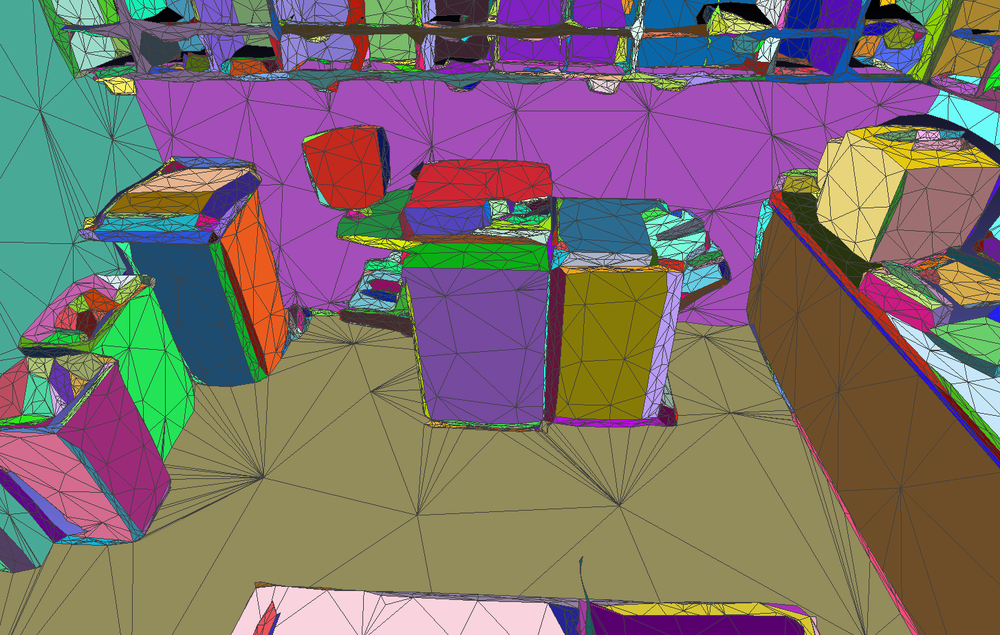
//> input picture models/copyroom/planes.png, 1000 x 635 px, shrunk from 1454 x 924 before the run
$ ./main ../../models/copyroom/copyroom_all-original-clusters3000-inner0.0002-border0.05-clean-opt-mesh-opt-texture1.png 3 3 ../../models/copyroom/planes.png ../../models/copyroom/planes.png 3   (built with g++ and OpenCV 4)
//> lines starting //> are read from the running program, lines starting //| are printed output that depends on the picture
### plane-opt/blur_estimation/blur_estimation.h
/*!
    This code is the implementation of this paper:

    "The Blur Effect: Perception and Estimation with a New No-Reference Perceptual Blur Metric", Crete, et al.

    This code refers to an online code repository:
    https://github.com/tianshanfz/blur-estimation

    The difference is that this code re-implements most functions using OpenCV matrix operations instead of
    loops in the original code. This is neater and faster. You can set 'flag_matrix_method = false' to switch
    back to the original code.
*/

#ifndef BLUR_ESTIMATION_H
#define BLUR_ESTIMATION_H

#include <iostream>
#include <opencv2/highgui/highgui.hpp>
#include <opencv2/imgproc/imgproc.hpp>

class BlurEstimation
{
public:
    BlurEstimation(const cv::Mat &input);
    ~BlurEstimation() {}

    float estimate();  // return measure of  bluriness of input, 0<=ret<=1 , higher ret means more bluriness

private:
    void blur();
    void calDifferenceVer(const cv::Mat &origin, cv::Mat &d_ver);
    void calDifferenceHor(const cv::Mat &origin, cv::Mat &d_hor);
    void calV(const cv::Mat &m1, const cv::Mat &m2, cv::Mat &_Vver);
    float sumofCoefficient(cv::Mat &d_input);
    float estimationFinal(float s_Vver, float s_Vhor, float s_Fver, float s_Fhor);

private:
    cv::Mat _F;
    cv::Mat _Bver;
    cv::Mat _Bhor;

    bool flag_matrix_method = true; // faster and neater
};

#endif  // BLUR_ESTIMATION_H

### plane-opt/blur_estimation/blur_estimation.cpp
#include "blur_estimation.h"

BlurEstimation::BlurEstimation(const cv::Mat &input)
{
    cv::Mat gray;
    cv::cvtColor(input, gray, CV_RGB2GRAY);
    gray.convertTo(_F, CV_32F);
    blur();  // F->Bver,Bhor
}

void BlurEstimation::blur()
{
    float k[9] = {1.f / 9, 1.f / 9, 1.f / 9, 1.f / 9, 1.f / 9, 1.f / 9, 1.f / 9, 1.f / 9, 1.f / 9};
    cv::Mat Km = cv::Mat(1, 9, CV_32F, k);
    cv::Mat B_ver, B_hor;

    cv::filter2D(_F, _Bver, _F.depth(), Km, cv::Point(-1, -1));      // apply filter per row
    cv::filter2D(_F, _Bhor, _F.depth(), Km.t(), cv::Point(-1, -1));  // apply filter per column
}

float BlurEstimation::estimate()
{
    cv::Mat d_Bver, d_Bhor, d_Fver, d_Fhor;
    cv::Mat Vver, Vhor;

    calDifferenceVer(_F, d_Fver);
    calDifferenceHor(_F, d_Fhor);
    calDifferenceVer(_Bver, d_Bver);
    calDifferenceHor(_Bhor, d_Bhor);

    calV(d_Fver, d_Bver, Vver);
    calV(d_Fhor, d_Bhor, Vhor);

    float s_Fver = sumofCoefficient(d_Fver);
    float s_Fhor = sumofCoefficient(d_Fhor);
    float s_Vver = sumofCoefficient(Vver);
    float s_Vhor = sumofCoefficient(Vhor);
    return estimationFinal(s_Vver, s_Vhor, s_Fver, s_Fhor);
}

float BlurEstimation::estimationFinal(float s_Vver, float s_Vhor, float s_Fver, float s_Fhor)
{
    float b_Fver = (s_Fver - s_Vver) / s_Fver;
    float b_Fhor = (s_Fhor - s_Vhor) / s_Fhor;
    return std::max(b_Fver, b_Fhor);
}

float BlurEstimation::sumofCoefficient(cv::Mat &d_input)
{
    int rows = d_input.rows;
    int cols = d_input.cols;
    if (flag_matrix_method)
    {
        // Matrix method.
        // NOTE: cv::sum() uses double instead of float by default.
        return cv::sum(d_input(cv::Rect(1, 1, cols - 1, rows - 1)))[0];
    }
    else
    {
        // Loop method. Feels like it's better to use a double variable instead of float to store the sum.
        double ret = 0;
        for (int row = 1; row < rows; row++)
            for (int col = 1; col < cols; col++)
                ret += double(d_input.at<float>(row, col));
        return float(ret);
    }
}

//!
void BlurEstimation::calV(const cv::Mat &m1, const cv::Mat &m2, cv::Mat &output)
{
    if (flag_matrix_method)
    {
        // Matrix method
        // NOTE: this code is not exactly the same as the loop method where the first row and column are
        // not updated. However, the first row and column is actually never used later, so this code still works.
        output = m1.clone();
        output = cv::max(m1 - m2, 0.0);
    }
    else
    {
        // Loop method
        output = m1.clone();
        int rows = output.rows;
        int cols = output.cols;
        for (int row = 1; row < rows; row++)
            for (int col = 1; col < cols; col++)
                output.at<float>(row, col) = std::max(0.0f, m1.at<float>(row, col) - m2.at<float>(row, col));
    }
}

//! Variation in horizontal (row) direction
void BlurEstimation::calDifferenceHor(const cv::Mat &input, cv::Mat &output)
{
    int rows = input.rows;
    int cols = input.cols;
    if (flag_matrix_method)
    {
        // Matrix method
        output = cv::Mat::zeros(input.size(), input.type());
        input(cv::Rect(0, 0, cols, rows - 1)).copyTo(output(cv::Rect(0, 1, cols, rows - 1)));
        cv::absdiff(input, output, output);
    }
    else
    {
        // Loop method
        output = input.clone();
        for (int col = 0; col < cols; col++)
            for (int row = 1; row < rows; row++)
                output.at<float>(row, col) = abs(input.at<float>(row, col) - input.at<float>(row - 1, col));
    }
}

//! Variation in vertical (column) direction
void BlurEstimation::calDifferenceVer(const cv::Mat &input, cv::Mat &output)
{
    int rows = input.rows;
    int cols = input.cols;
    if (flag_matrix_method)
    {
        // Matrix method
        output = cv::Mat::zeros(input.size(), input.type());
        input(cv::Rect(0, 0, cols - 1, rows)).copyTo(output(cv::Rect(1, 0, cols - 1, rows)));
        cv::absdiff(input, output, output);
    }
    else
    {
        // Loop method
        output = input.clone();
        for (int row = 0; row < rows; row++)
            for (int col = 1; col < cols; col++)
                output.at<float>(row, col) = abs(input.at<float>(row, col) - input.at<float>(row, col - 1));
    }
}

### plane-opt/blur_estimation/main.cpp
#include <iostream>
#include <string>
#include "blur_estimation.h"
#include "../common/tools.h"
#include <chrono>
#include <map>
#include <fstream>

using namespace std;

int main(int argc, char** argv)
{
    if (argc != 4 && argc != 7)
    {
        PRINT_RED("Usage: image_blur image_path start_frame end_frame [filename_prefix filename_suffix index_digit_number]");
        cout << "Default image filename for a frame (such as frame 1) will be like 'frame-000001.color.jpg'." << endl;
        cout << "If with input prefix, suffix and frame index digit number, the filename for frame 1 will be 'filename_prefix' "
                "+ '0001' (digit number is 4 here) + 'filename_suffix'. If index digit number is 0, then there will be no zeros"
                " padded before frame index." << endl;
        return -1;
    }
    string image_path(argv[1]);
    if (image_path.back() != '/' && image_path.back() != '\\')
        image_path += "/";

    int start_fidx = atoi(argv[2]), end_fidx = atoi(argv[3]);
    string filename_prefix("frame-"), filename_suffix(".color.jpg");
    int digit_number = 6;
    if (argc == 7)
    {
        filename_prefix = string(argv[4]);
        filename_suffix = string(argv[5]);
        digit_number = atoi(argv[6]);
    }

    PRINT_GREEN("Computing image blurriness for frames ... ");
//> (this line was passed over: PRINT_GREEN is not available in this run)
    float progress = 0.0;  // for printing a progress bar
    int frame_num = end_fidx - start_fidx + 1;
    const int kStep = (frame_num < 100) ? 1 : (frame_num / 100);
    auto start = std::chrono::steady_clock::now();
    map<int, float> blurriness;
    for (int fidx = start_fidx; fidx <= end_fidx; ++fidx)
    {
        int current_frame = fidx - start_fidx;
		if (current_frame % kStep == 0 || fidx == end_fidx)
		{
			progress = (fidx == end_fidx) ? 1.0f : static_cast<float>(current_frame) / frame_num;
			printProgressBar(progress);
//> (this line was passed over: printProgressBar is not available in this run)
		}

        string str_fidx = std::to_string(fidx);
        string str_fidx_padded = string(digit_number - str_fidx.length(), '0') + str_fidx;
        string filename = image_path + filename_prefix + str_fidx_padded + filename_suffix;
        cv::Mat img = cv::imread(filename);
//> img is the input picture: 635 rows x 1000 cols, CV_8UC3; mean B, G, R 108.3, 110.6, 124.9
        if (!img.data)
        {
            PRINT_RED("ERROR: cannot read image file %s", filename.c_str());
            return -1;
        }
        BlurEstimation blur_est(img);
//> in BlurEstimation, `cv::cvtColor(input, gray, CV_RGB2GRAY);`:
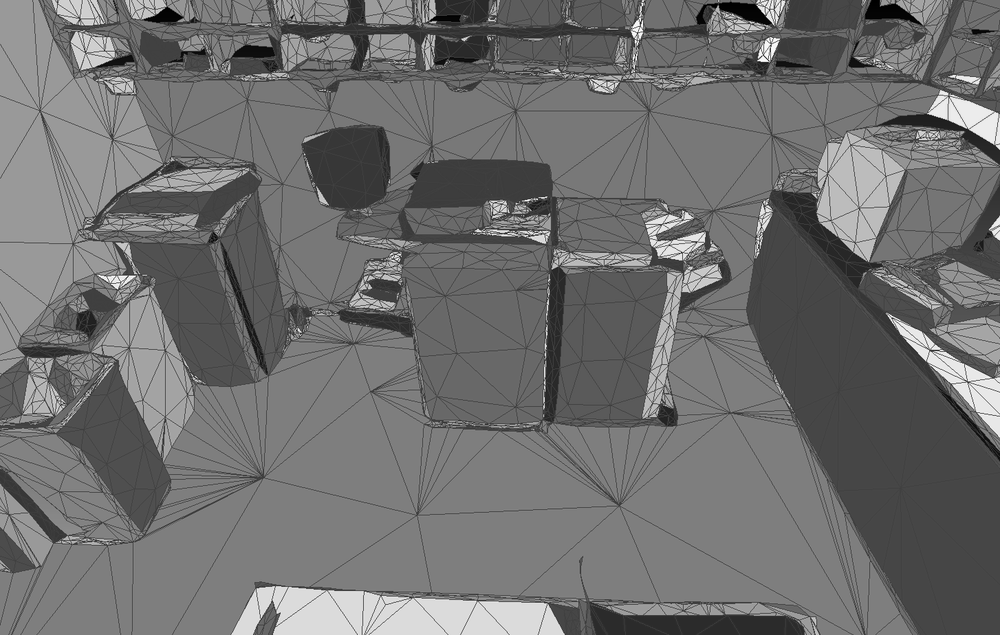
//> gray: 635 rows x 1000 cols, CV_8UC1; min 0, max 255, mean 111.5
//> in blur, `cv::filter2D(_F, _Bhor, _F.depth(), Km.t(), cv::Point(-1, -1));`:
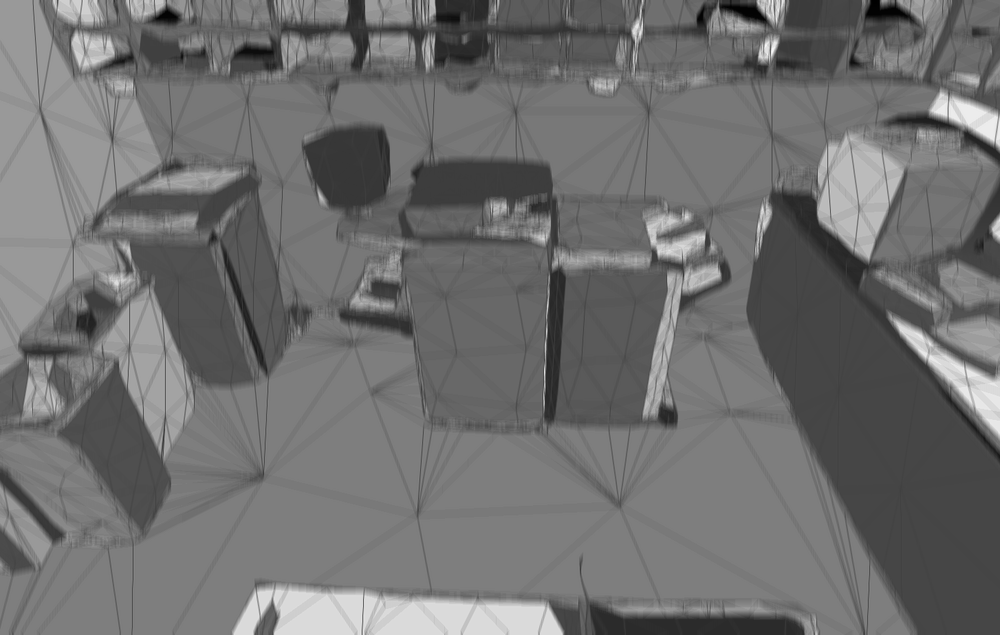
//> _Bhor: 635 rows x 1000 cols, CV_32FC1; min 0, max 249.3, mean 111.5
        blurriness[fidx] = blur_est.estimate();
//> in calDifferenceVer, `cv::absdiff(input, output, output);`:
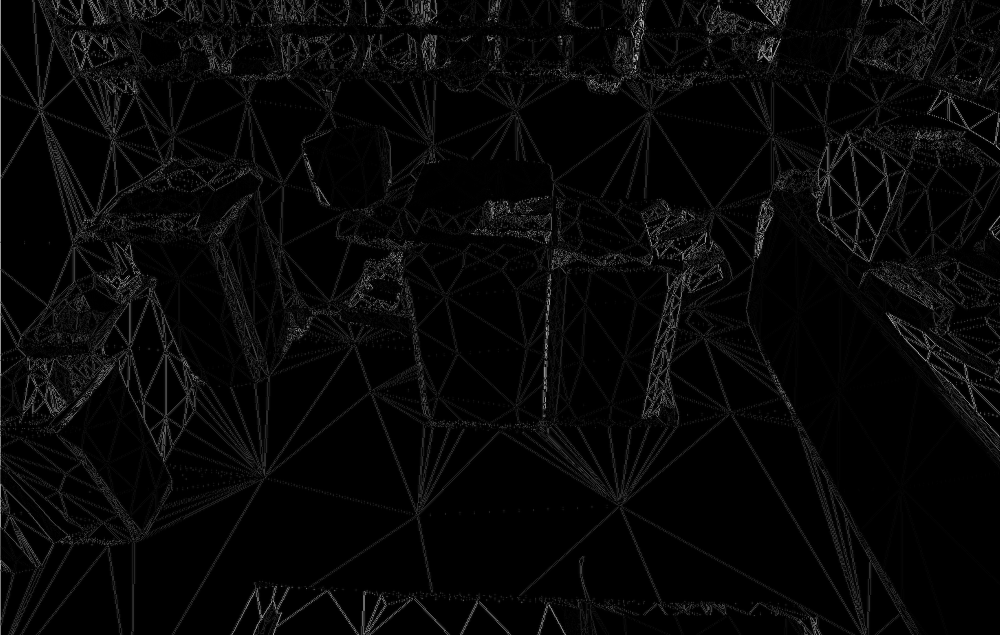
//> output: 635 rows x 1000 cols, CV_32FC1; min 0, max 214, mean 7.5
//> in calDifferenceHor, `input(cv::Rect(0, 0, cols, rows - 1)).copyTo(output(cv::Rect(0, 1, col..`:
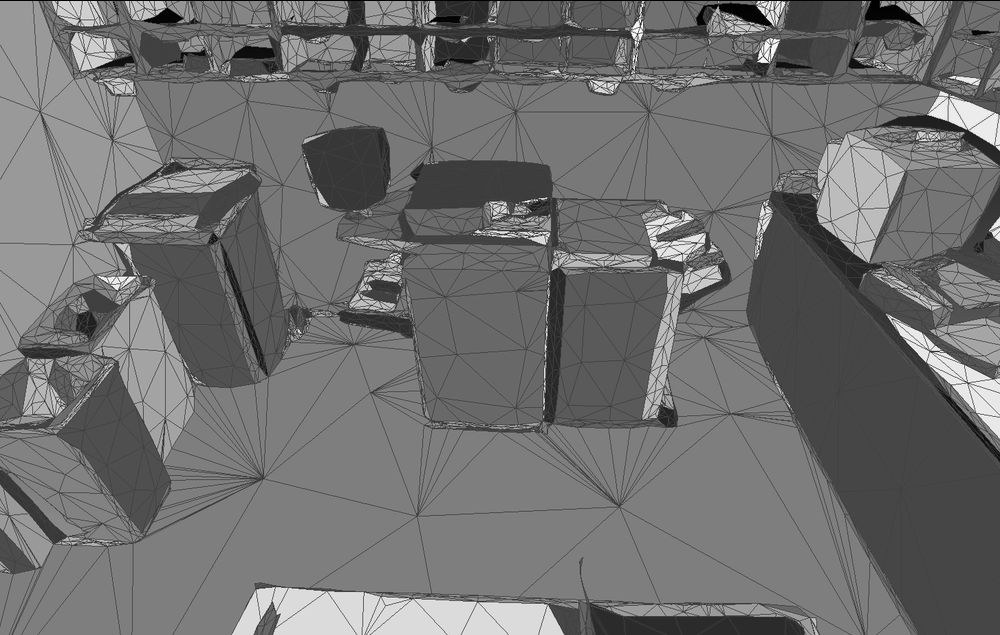
//> output: 635 rows x 1000 cols, CV_32FC1; min 0, max 255, mean 111.3
//> in calDifferenceHor, `cv::absdiff(input, output, output);`:
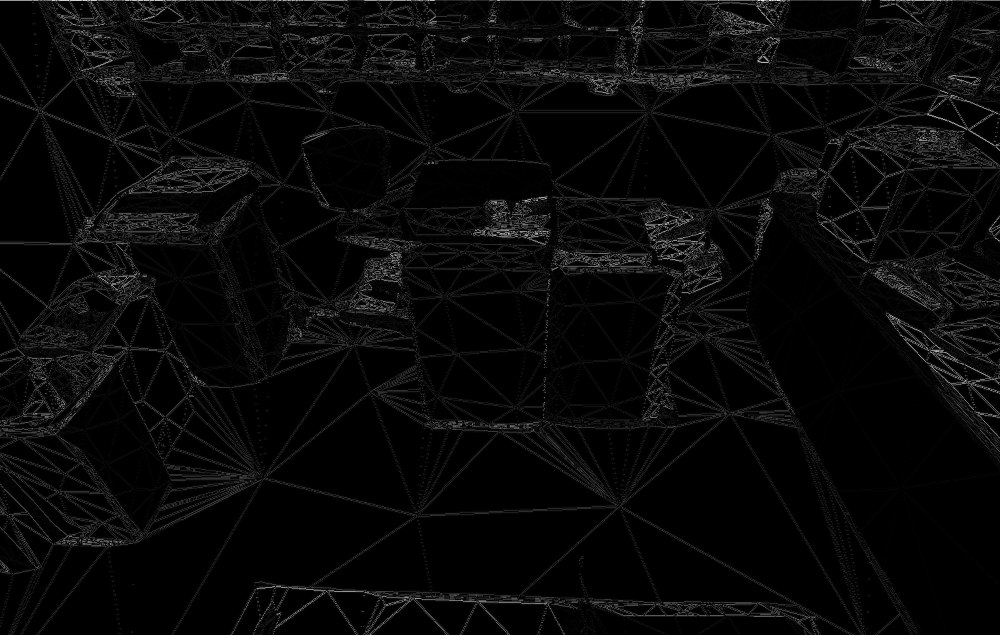
//> output: 635 rows x 1000 cols, CV_32FC1; min 0, max 245, mean 8.6
//> in calDifferenceVer (call 2), `cv::absdiff(input, output, output);`:
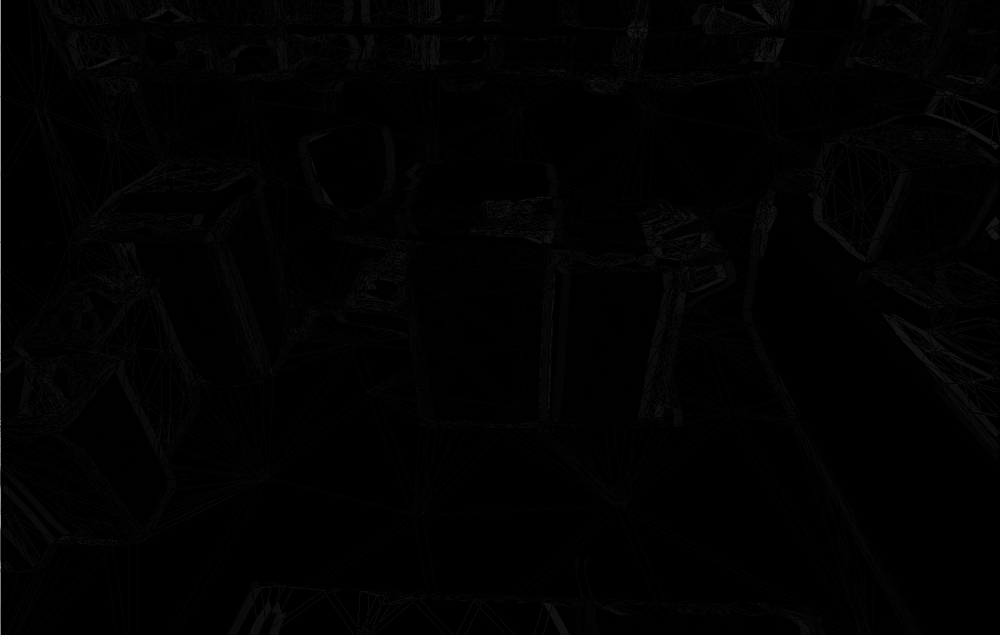
//> output: 635 rows x 1000 cols, CV_32FC1; min 0, max 164, mean 1.8
//> in estimate, `float s_Fver = sumofCoefficient(d_Fver);`: s_Fver = 4652848
//> in estimate, `float s_Fhor = sumofCoefficient(d_Fhor);`: s_Fhor = 5313488
//> in estimate, `float s_Vver = sumofCoefficient(Vver);`: s_Vver = 3960842.5
//> in estimate, `float s_Vhor = sumofCoefficient(Vhor);`: s_Vhor = 4510905.5
//> in estimationFinal, `float b_Fver = (s_Fver - s_Vver) / s_Fver;`: b_Fver = 0.149
//> in estimationFinal, `float b_Fhor = (s_Fhor - s_Vhor) / s_Fhor;`: b_Fhor = 0.151
//> blurriness = 1 item
    }
    auto end = std::chrono::steady_clock::now();
    double delta = std::chrono::duration_cast<chrono::milliseconds>(end - start).count();
    PRINT_RED("Time: %f ms", delta);
//> (this line was passed over: PRINT_RED is not available in this run)

    PRINT_GREEN("Save image blurriness data into 'blur.txt'");
//> (this line was passed over: PRINT_GREEN is not available in this run)
    std::ofstream writeout("blur.txt", std::ios::trunc);
    for (auto it : blurriness)
    {
        writeout << it.first << " " << it.second << std::endl;
    }
//> this loop made 1 pass
//> it on pass 1: (3, 0.151)
    writeout.close();

    return 0;
}

$ run again, on models/copyroom/texture.png
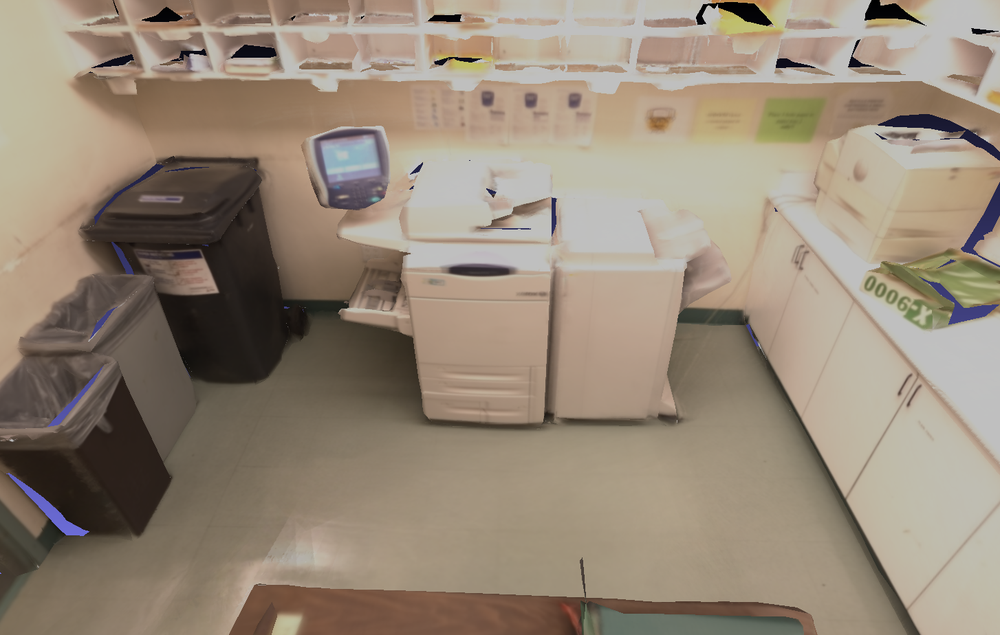
//> input picture models/copyroom/texture.png, 1000 x 635 px, shrunk from 1454 x 924 before the run
//> img is the input picture: 635 rows x 1000 cols, CV_8UC3; mean B, G, R 119.6, 136, 149.8
//> in calDifferenceVer, `cv::absdiff(input, output, output);`:
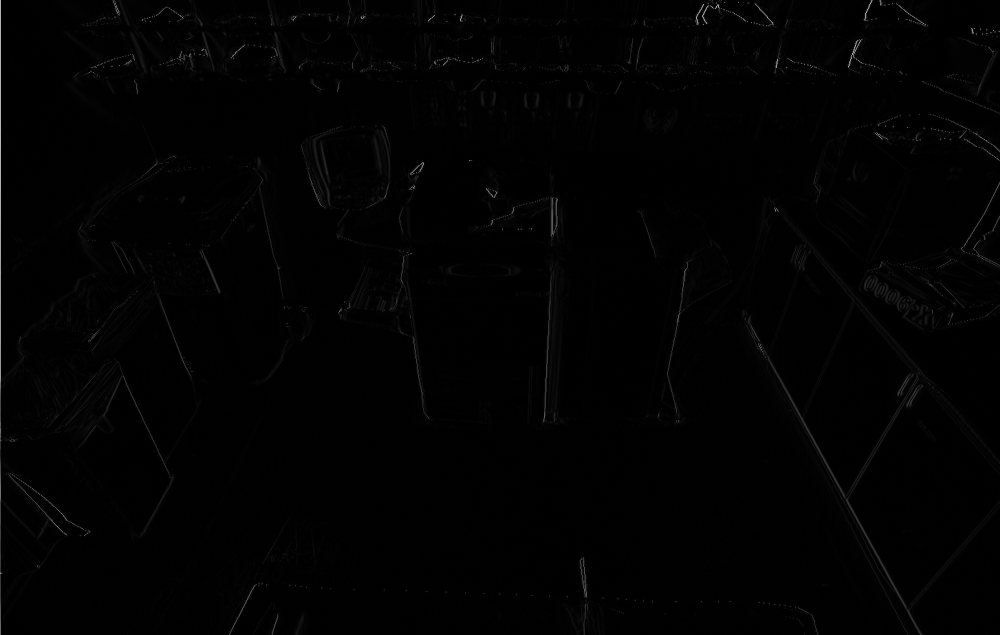
//> output: 635 rows x 1000 cols, CV_32FC1; min 0, max 195, mean 1.7
//> in calDifferenceHor (call 2), `input(cv::Rect(0, 0, cols, rows - 1)).copyTo(output(cv::Rect(0, 1, col..`:
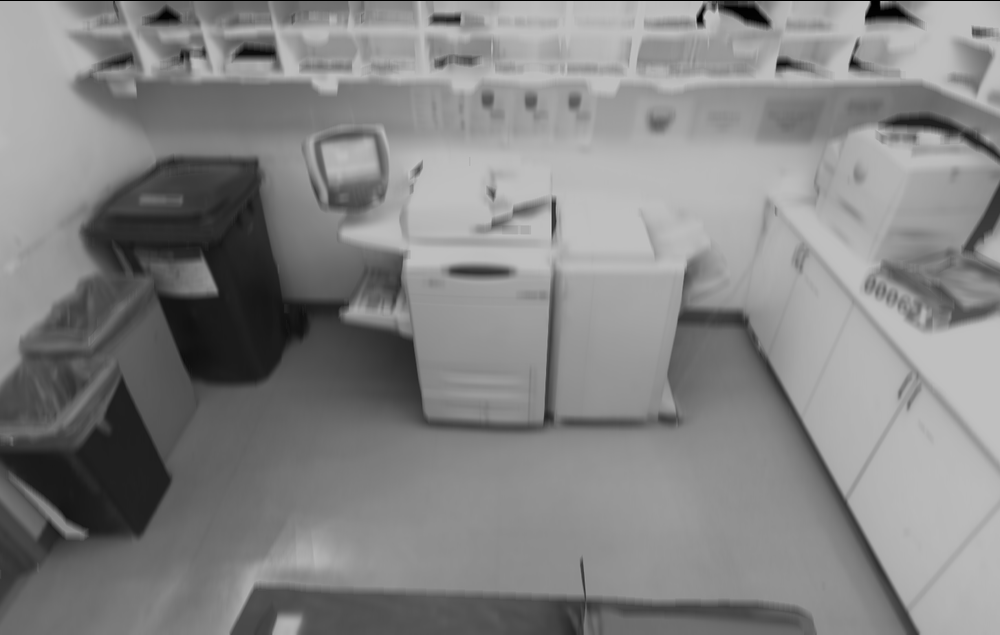
//> output: 635 rows x 1000 cols, CV_32FC1; min 0, max 201.7, mean 132.5
//> s_Fver = 1022237
//> s_Fhor = 1552416
//> s_Vver = 632341.9
//> s_Vhor = 1002037
//> b_Fver = 0.381
//> b_Fhor = 0.355
//> blurriness = 1 item
//> the loop `for (auto it : blurriness)` made 1 pass
//> it on pass 1: (3, 0.381)
